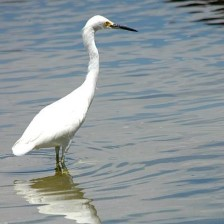
#> input picture Train/Bok/image (65).jpg, 224 x 224 px, found by its file name
$ jupyter execute --allow-errors BirdsClassification.ipynb   (shell and % lines are left out)
#> lines starting #> are read from the running program, lines starting #| are printed output that depends on the picture
[cell 1]

import matplotlib.pyplot as plt
import numpy as np
import os
import pprint
pp = pprint.PrettyPrinter(indent=4)

[cell 2]
import os
import joblib
from skimage.io import imread
from skimage.transform import resize

def resize_all(src, pklname, include, width=150, height=None):
    height = height if height is not None else width

    data = dict()
    data['description'] = f'resized ({width}x{height}) animal images in rgb'
    data['label'] = []
    data['filename'] = []
    data['data'] = []

    pklname = f"{pklname}_{width}x{height}px.pkl"

    for subdir in os.listdir(src):
        if subdir in include:
            print(f"Processing {subdir}...")
            current_path = os.path.join(src, subdir)

            for file in os.listdir(current_path):
                _, ext = os.path.splitext(file)
                if ext.lower() in {'.jpg', '.png', '.jpeg'}:
                    im = imread(os.path.join(current_path, file))
                    im = resize(im, (width, height))
                    data['label'].append(subdir)  # <- change this if needed
                    data['filename'].append(file)
                    data['data'].append(im)

    joblib.dump(data, pklname)
    print(f"Data saved to {pklname}")

[cell 3]
import os

# Use the correct environment variable for Windows
data_path = r"Train"

# Check if the path exists before listing
if os.path.exists(data_path):
    print(os.listdir(data_path))
else:
    print(f"Error: The path '{data_path}' does not exist.")

[cell 4]
base_name = 'Birds'
width = 112

include = {
        'Shama', 'Dahuk',
        'Bulbuli', 'Tiya', 'Pecha'
    }

resize_all(src=data_path, pklname=base_name, width=width, include=include)

[cell 5]
from collections import Counter

data = joblib.load(f'{base_name}_{width}x{width}px.pkl')

print('number of samples: ', len(data['data']))
print('keys: ', list(data.keys()))
print('description: ', data['description'])
#> (the rest of this cell did not finish here and is left out)

[cell 6]
# use np.unique to get all unique values in the list of labels
labels = np.unique(data['label'])

# set up the matplotlib figure and axes, based on the number of labels
#> (the rest of this cell did not finish here and is left out)

[cell 7]
import numpy as np
from skimage.color import gray2rgb

# Ensure all images are in (80, 80, 3)
fixed_images = []
for img in data['data']:
    if img.ndim == 2:  # Grayscale → convert to RGB
        img = gray2rgb(img)
    elif img.shape[2] == 4:  # RGBA → convert to RGB
        img = img[:, :, :3]
    fixed_images.append(img)

# Now safely convert to a NumPy array
X = np.array(fixed_images)
y = np.array(data['label'])

[cell 8]
from sklearn.model_selection import train_test_split

#> (the rest of this cell did not finish here and is left out)

[cell 9]
# [27 lines left out: function plot_bar, not called in this run]

plt.suptitle('relative amount of photos per type')
#> (the rest of this cell did not finish here and is left out)

[cell 10]
from skimage.feature import hog
from skimage.io import imread
from skimage.transform import rescale

pecha = imread(r'Train\Pecha\IMAGE (65).jpg', as_gray=True)
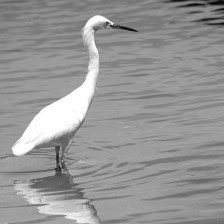
#> pecha: shape (224, 224) float64; min 0.0216, max 1, mean 0.591
# https://en.wikipedia.org/wiki/German_Shepherd#/media/File:Kim_at_14_weeks.jpg

# scale down the image to one third
pecha = rescale(pecha, 1/3, mode='reflect')
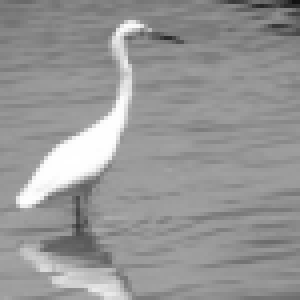
#> pecha: shape (75, 75) float64 (shown 4 times larger); min 0.0703, max 1, mean 0.591
# calculate the hog and return a visual representation.
pecha_hog, pecha_hog_img = hog(
    pecha, pixels_per_cell=(14,14),
    cells_per_block=(2, 2),
    orientations=9,
    visualize=True,
    block_norm='L2-Hys')
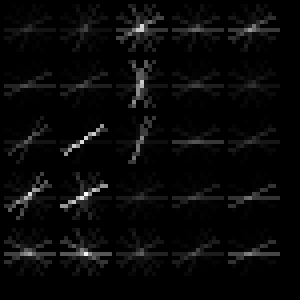
#> pecha_hog_img: shape (75, 75) float64 (shown 4 times larger); min 0, max 0.102, mean 0.00342; drawn with min black and max white
#> pecha_hog = 576 values, max 0.363 at index 164, min 0.000121 at index 304, mean 0.129

fig, ax = plt.subplots(1,2)
fig.set_size_inches(8,6)
# remove ticks and their labels
[a.tick_params(bottom=False, left=False, labelbottom=False, labelleft=False)
    for a in ax]

ax[0].imshow(pecha, cmap='gray')
ax[0].set_title('Pecha')
ax[1].imshow(pecha_hog_img, cmap='gray')
ax[1].set_title('hog')
plt.show()
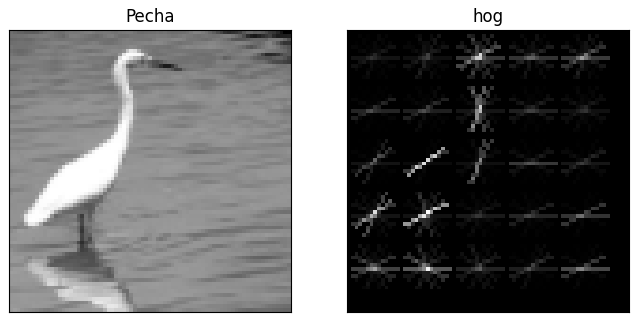
#> figure drawn by matplotlib, 2 panels

[cell 11]
print('number of pixels: ', pecha.shape[0] * pecha.shape[1])
#| number of pixels:  5625
print('number of hog features: ', pecha_hog.shape[0])
#| number of hog features:  576

[cell 12]
from sklearn.base import BaseEstimator, TransformerMixin

class RGB2GrayTransformer(BaseEstimator, TransformerMixin):
    """
    Convert an array of RGB images to grayscale
    """

    def __init__(self):
        pass

    def fit(self, X, y=None):
        """returns itself"""
        return self

    def transform(self, X, y=None):
        """perform the transformation and return an array"""
        return np.array([skimage.color.rgb2gray(img) for img in X])


class HogTransformer(BaseEstimator, TransformerMixin):
    """
    Expects an array of 2d arrays (1 channel images)
    Calculates hog features for each img
    """

    def __init__(self, y=None, orientations=9,
                 pixels_per_cell=(8, 8),
                 cells_per_block=(3, 3), block_norm='L2-Hys'):
        self.y = y
        self.orientations = orientations
        self.pixels_per_cell = pixels_per_cell
        self.cells_per_block = cells_per_block
        self.block_norm = block_norm

    def fit(self, X, y=None):
        return self

    # [13 lines left out: function transform, not called in this run]

[cell 13]
from sklearn.linear_model import SGDClassifier
from sklearn.model_selection import cross_val_predict
from sklearn.preprocessing import StandardScaler, Normalizer
import skimage

# create an instance of each transformer
grayify = RGB2GrayTransformer()
hogify = HogTransformer(
    pixels_per_cell=(14, 14),
    cells_per_block=(2,2),
    orientations=9,
    block_norm='L2-Hys'
)
scalify = StandardScaler()

# call fit_transform on each transform converting X_train step by step
#> (the rest of this cell did not finish here and is left out)

[cell 14]
sgd_clf = SGDClassifier(random_state=42, max_iter=1000, tol=1e-3)
#> (the rest of this cell did not finish here and is left out)

#> (a cell that did not finish here is left out)

#> (a cell that did not finish here is left out)

[cell 17]
import pandas as pd

[cell 18]
labels = ['yes', 'yes', 'yes', 'yes', 'yes', 'yes', 'no',  'no', 'no', 'no']
predictions = ['yes', 'yes', 'yes', 'yes', 'no',  'no',  'yes', 'no', 'no', 'no']

# put the data in a dataframe for pretty printing
df = pd.DataFrame(
    np.c_[labels, predictions],
    columns=['true_label', 'prediction']
)
df

[cell 19]
from sklearn.metrics import confusion_matrix

label_names = ['yes', 'no']
cmx = confusion_matrix(labels, predictions, labels=label_names)
df = pd.DataFrame(cmx, columns=label_names, index=label_names)
df.columns.name = 'prediction'
df.index.name = 'label'
df

[cell 20]
plt.imshow(cmx)
plt.xticks([])
plt.yticks([])
plt.colorbar();
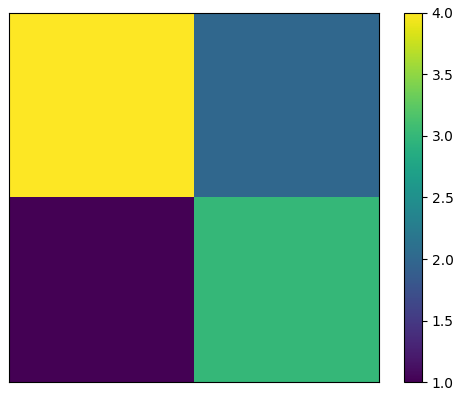
#> figure drawn by matplotlib, 2 panels

#> (a cell that did not finish here is left out)

[cell 22]
from mpl_toolkits.axes_grid1 import make_axes_locatable

def plot_confusion_matrix(cmx, vmax1=None, vmax2=None, vmax3=None):
    cmx_norm = 100*cmx / cmx.sum(axis=1, keepdims=True)
    cmx_zero_diag = cmx_norm.copy()

    np.fill_diagonal(cmx_zero_diag, 0)

    fig, ax = plt.subplots(ncols=3)
    fig.set_size_inches(12, 3)
    [a.set_xticks(range(len(cmx)+1)) for a in ax]
    [a.set_yticks(range(len(cmx)+1)) for a in ax]

    im1 = ax[0].imshow(cmx, vmax=vmax1)
    ax[0].set_title('as is')
    im2 = ax[1].imshow(cmx_norm, vmax=vmax2)
    ax[1].set_title('%')
    im3 = ax[2].imshow(cmx_zero_diag, vmax=vmax3)
    ax[2].set_title('% and 0 diagonal')

    dividers = [make_axes_locatable(a) for a in ax]
    cax1, cax2, cax3 = [divider.append_axes("right", size="5%", pad=0.1)
                        for divider in dividers]

    fig.colorbar(im1, cax=cax1)
    fig.colorbar(im2, cax=cax2)
    fig.colorbar(im3, cax=cax3)
    fig.tight_layout()

plot_confusion_matrix(cmx)

# the types appear in this order
#> (the rest of this cell did not finish here and is left out)

[cell 23]
from sklearn.pipeline import Pipeline
from sklearn import svm

HOG_pipeline = Pipeline([
    ('grayify', RGB2GrayTransformer()),
    ('hogify', HogTransformer(
        pixels_per_cell=(14, 14),
        cells_per_block=(2, 2),
        orientations=9,
        block_norm='L2-Hys')
    ),
    ('scalify', StandardScaler()),
    ('classify', SGDClassifier(random_state=42, max_iter=1000, tol=1e-3))
])
